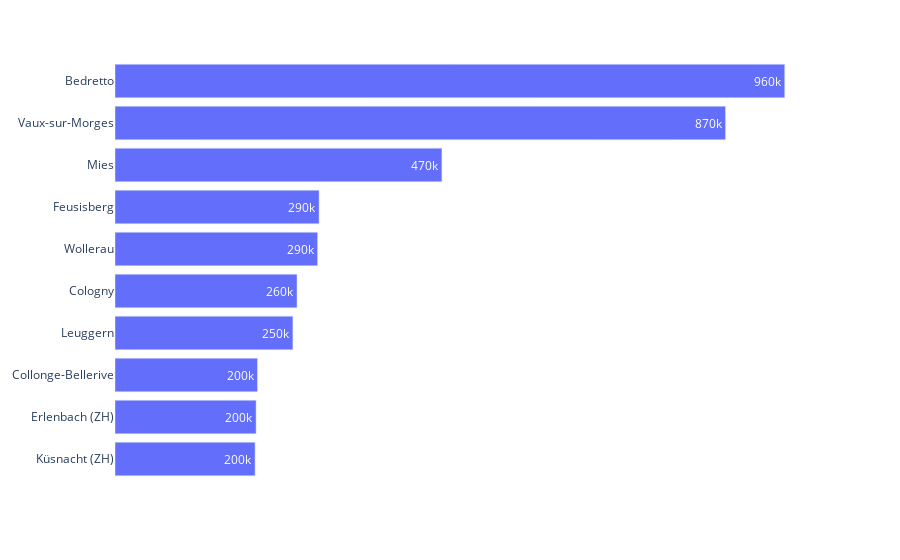

Notebook source saved alongside this figure:
### Code cell
fig = px.bar(y=top10_comm.community,
             x=top10_comm.taxable_income_per_capita,
            orientation='h',
            text_auto='.2s')

# we don't need the xaxis anymore, because we have the labels
fig.update_xaxes(visible=False)

layout_helper(fig).show()

### Figure 1 — Plotly figure (JSON) as saved in the notebook; plotly's stock layout.template omitted (floating-point values rounded to 4 significant figures)
{"data": [{"alignmentgroup": "True", "hovertemplate": "x=%{x}<br>y=%{y}<extra></extra>", "legendgroup": "", "marker": {"color": "#636efa", "pattern": {"shape": ""}}, "name": "", "offsetgroup": "", "orientation": "h", "showlegend": false, "textposition": "auto", "texttemplate": "%{x:.2s}", "type": "bar", "x": [200732, 202169, 204179, 254883, 260821, 290306, 292442, 468384, 874743, 959570], "xaxis": "x", "y": ["Küsnacht (ZH)", "Erlenbach (ZH)", "Collonge-Bellerive", "Leuggern", "Cologny", "Wollerau", "Feusisberg", "Mies", "Vaux-sur-Morges", "Bedretto"], "yaxis": "y"}], "layout": {"autosize": true, "barmode": "relative", "legend": {"tracegroupgap": 0}, "margin": {"t": 60}, "paper_bgcolor": "rgba(0, 0, 0, 0)", "plot_bgcolor": "rgba(0, 0, 0, 0)", "xaxis": {"anchor": "y", "autorange": true, "domain": [0, 1], "range": [0, 1010000.0], "showgrid": false, "title": {}, "type": "linear", "visible": false}, "yaxis": {"anchor": "x", "autorange": true, "domain": [0, 1], "range": [-0.5, 9.5], "showgrid": false, "title": {}, "type": "category"}}}
